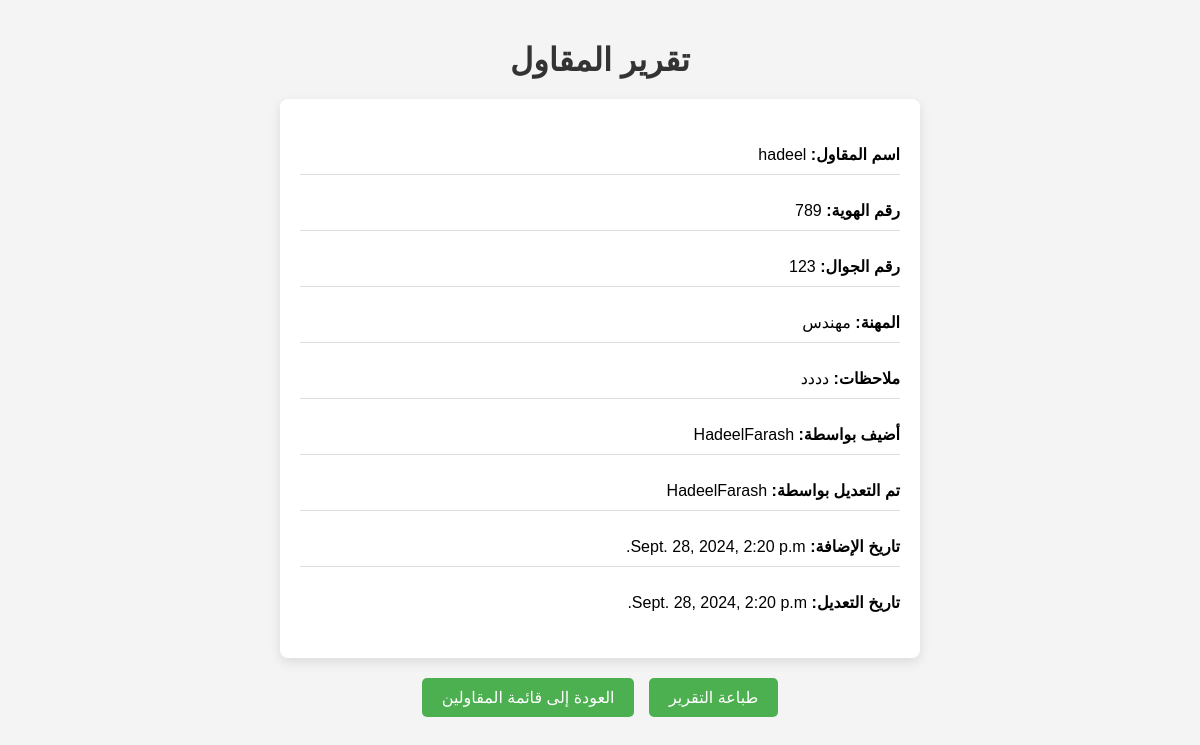
The app's page /contractor/3/ with its own data.
### app/models.py (models this page shows, shortened)
class Contractor(models.Model):
    name = models.CharField(max_length=100, verbose_name="اسم المقاول")
    id_number = models.CharField(max_length=20, verbose_name="رقم الهوية")
    mobile_number = models.CharField(max_length=15, verbose_name="رقم الجوال")
    profession = models.CharField(max_length=100, verbose_name="المهنة")
    notes = models.TextField(blank=True, verbose_name="ملاحظات")
    created_by = models.ForeignKey(User, on_delete=models.SET_NULL, null=True, related_name='contractor_created_by', verbose_name="أضيف بواسطة")
    updated_by = models.ForeignKey(User, on_delete=models.SET_NULL, null=True, related_name='contractor_updated_by', verbose_name="تم التعديل بواسطة")
    created_at = models.DateTimeField(auto_now_add=True, verbose_name="تاريخ الإضافة")
    updated_at = models.DateTimeField(auto_now=True, verbose_name="تاريخ التعديل")

### app/views.py (the view)
# urls.py: path('contractor/<int:contractor_id>/', views.contractor_detail, name='contractor_detail'),  # تعيين URL لعرض التفاصيل
def contractor_detail(request, contractor_id):
    contractor = get_object_or_404(Contractor, id=contractor_id)  # استرداد المقاول بناءً على المعرف
    return render(request, 'contractor_detail.html', {'contractor': contractor})  # تمرير المقاول إلى القالب

### app/templates/contractor_detail.html (shortened to what this page needs)
<!DOCTYPE html>
<html lang="ar">
<head>
</head>
<body>
    <h1>تقرير المقاول</h1>
    <div class="contractor-info">
        <p><strong>اسم المقاول:</strong> {{ contractor.name }}</p>
        <p><strong>رقم الهوية:</strong> {{ contractor.id_number }}</p>
        <p><strong>رقم الجوال:</strong> {{ contractor.mobile_number }}</p>
        <p><strong>المهنة:</strong> {{ contractor.profession }}</p>
        <p><strong>ملاحظات:</strong> {{ contractor.notes }}</p>
        <p><strong>أضيف بواسطة:</strong> {{ contractor.created_by }}</p>
        <p><strong>تم التعديل بواسطة:</strong> {{ contractor.updated_by }}</p>
        <p><strong>تاريخ الإضافة:</strong> {{ contractor.created_at }}</p>
        <p><strong>تاريخ التعديل:</strong> {{ contractor.updated_at }}</p>
    </div>
    <div style="text-align: center;">
        <button class="print-button" onclick="printDetails()">طباعة التقرير</button>
        <a href="{% url 'contractor_list' %}" class="back-button">العودة إلى قائمة المقاولين</a>
    </div>
</body>
</html>

### app/templates/contractor_detail.html (style rules this page uses)
body { font-family: Arial, sans-serif; direction: rtl; margin: 0; padding: 20px; background-color: #f4f4f4; }
h1 { text-align: center; color: #333; margin-bottom: 20px; }
.contractor-info { background-color: #fff; padding: 20px; border-radius: 8px; box-shadow: 0 4px 12px rgba(0, 0, 0, 0.1); margin: 0 auto; max-width: 600px; }
.contractor-info p { border-bottom: 1px solid #ddd; padding: 10px 0; }
.contractor-info p:last-child { border-bottom: none; }
.back-button, .print-button { display: inline-block; margin: 20px 5px; padding: 10px 20px; background-color: #4CAF50; color: white; border: none; border-radius: 5px; text-decoration: none; cursor: pointer; font-size: 16px; }

### records on screen
Contractor: name "hadeel", id_number "789", mobile_number "123", profession "مهندس", notes "دددد", created_by "HadeelFarash", updated_by "HadeelFarash", created_at "Sept. 28, 2024, 2:20 p.m.", updated_at "Sept. 28, 2024, 2:20 p.m."
